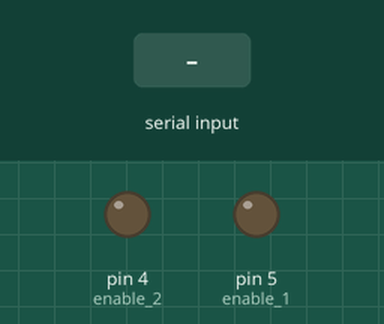
This sketch was run on a simulated Arduino Uno, built with avr-gcc and run on an emulated ATmega328P. Shown: output pins drawn as LEDs (lit = HIGH). The test bench sets the inputs (shaded band). Pins used as bus, display or sensor lines are not drawn; what the sketch prints to the serial monitor is not drawn.

Above: at 1.2 s.
1.3 s: "0" received over Serial
At 2.9 s:
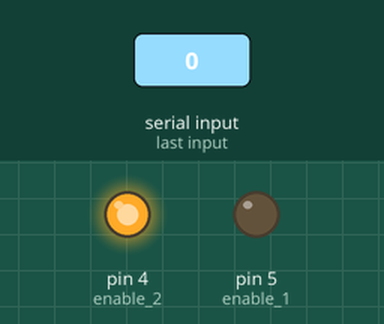
3.8 s: "4" received over Serial
At 6.0 s:
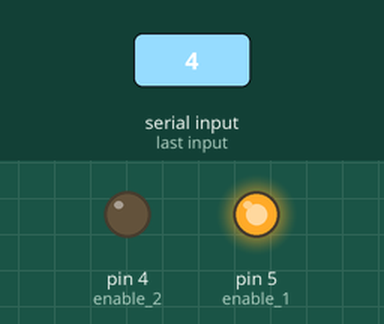
8.7 s: "1" received over Serial
At 10.8 s:
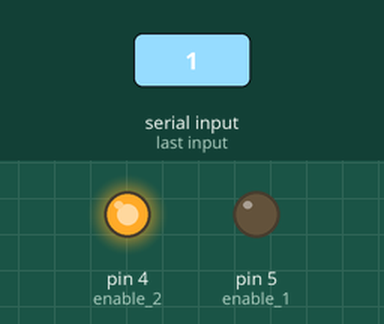
11.1 s: "5" received over Serial
At 12.8 s:
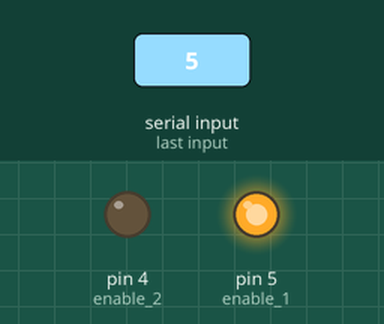
Timing chart, 0 to 14.3 s (numbered marks = the images above; inputs shaded):
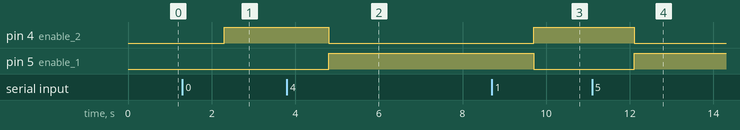

Measured:
- after the input at 1.3 s, pin 4 (enable_2): LOW → HIGH after 1.0 s
- after the input at 3.8 s, pin 4 (enable_2): HIGH → LOW after 1.0 s; pin 5 (enable_1): LOW → HIGH after 1.0 s
- after the input at 8.7 s, pin 4 (enable_2): LOW → HIGH after 1.0 s; pin 5 (enable_1): HIGH → LOW after 1.0 s
- after the input at 11.1 s, pin 4 (enable_2): HIGH → LOW after 1.0 s; pin 5 (enable_1): LOW → HIGH after 1.0 s

The sketch:

uart_continuous.ino
```cpp
// (licence header left out)
// This program is distributed in the hope that it will be useful,
// but WITHOUT ANY WARRANTY; without even the implied warranty of
// MERCHANTABILITY or FITNESS FOR A PARTICULAR PURPOSE.  See the
// GNU General Public License for more details.
//
// You should have received a copy of the GNU General Public License
// along with this program.  If not, see <http://www.gnu.org/licenses/>.
//
//---------------------------------------------------------------------------------------------

#include <SoftwareSerial.h>         //Include the software serial library

SoftwareSerial sSerial(11, 10);     // RX, TX  - Name the software serial library sftSerial (this cannot be omitted)
                                    // assigned to pins 10 and 11 for maximum compatibility
int s0 = 7;                         // Tentacle uses pin 7 for multiplexer control S0
int s1 = 6;                         // Tentacle uses pin 6 for multiplexer control S1
int enable_1 = 5;	            // Tentacle uses pin 5 to control pin E on shield 1
int enable_2 = 4;	            // Tentacle uses pin 4 to control pin E on shield 2

char computerdata[20];              // A 20 byte character array to hold incoming data from a pc/mac/other
char sensordata[30];                // A 30 byte character array to hold incoming data from the sensors
byte computer_bytes_received = 0;   // We need to know how many characters bytes have been received
byte sensor_bytes_received = 0;     // We need to know how many characters bytes have been received

char *channel;                      // Char pointer used in string parsing
char *cmd;                          // Char pointer used in string parsing


void setup() {
  pinMode(s0, OUTPUT);             // set the digital output pins for the serial multiplexer
  pinMode(s1, OUTPUT);
  pinMode(enable_1, OUTPUT);
  pinMode(enable_2, OUTPUT);

  Serial.begin(9600);              // Set the hardware serial port to 9600
  sSerial.begin(9600);             // Set the soft serial port to 9600 (change if all your devices use another baudrate)
  intro();                         // display startup message
}


void serialEvent() {               //This interrupt will trigger when the data coming from the serial monitor(pc/mac/other) is received
  computer_bytes_received = Serial.readBytesUntil(13, computerdata, 20); //We read the data sent from the serial monitor(pc/mac/other) until we see a <CR>. We also count how many characters have been received
  computerdata[computer_bytes_received] = 0;      //We add a 0 to the spot in the array just after the last character we received.. This will stop us from transmitting incorrect data that may have been left in the buffer
}


void loop() {

  if (computer_bytes_received != 0) {             // If computer_bytes_received does not equal zero
    channel = strtok(computerdata, ":");          // Let's parse the string at each colon
    cmd = strtok(NULL, ":");
    open_channel();                               // Call the function "open_channel" to open the correct data path
    if (cmd != 0) {                               // if no command has been sent, send nothing
      sSerial.print(cmd);                         // Send the command from the computer to the Atlas Scientific device using the softserial port
      sSerial.print("\r");                        // <CR> carriage return to terminate message
    }
    computer_bytes_received = 0;                  // Reset the var computer_bytes_received
  }

  if (sSerial.available() > 0) {                 // If data has been transmitted from an Atlas Scientific device
    sensor_bytes_received = sSerial.readBytesUntil(13, sensordata, 30); //we read the data sent from the Atlas Scientific device until we see a <CR>. We also count how many character have been received
    sensordata[sensor_bytes_received] = 0;       // we add a 0 to the spot in the array just after the last character we received. This will stop us from transmitting incorrect data that may have been left in the buffer
    Serial.println(sensordata);                  // let’s transmit the data received from the Atlas Scientific device to the serial monitor
  }
}


// Open a channel via the Tentacle serial multiplexer
void open_channel() {

  switch (*channel) {

    case '0':                                // if channel==0 then we open channel 0
      digitalWrite(enable_1, LOW);           // setting enable_1 to low activates primary channels: 0,1,2,3
      digitalWrite(enable_2, HIGH);          // setting enable_2 to high deactivates secondary channels: 4,5,6,7
      digitalWrite(s0, LOW);                 // S0 and S1 control what channel opens
      digitalWrite(s1, LOW);                 // S0 and S1 control what channel opens
      break;

    case '1':
      digitalWrite(enable_1, LOW);
      digitalWrite(enable_2, HIGH);
      digitalWrite(s0, HIGH);
      digitalWrite(s1, LOW);
      break;

    case '2':
      digitalWrite(enable_1, LOW);
      digitalWrite(enable_2, HIGH);
      digitalWrite(s0, LOW);
      digitalWrite(s1, HIGH);
      break;

    case '3':
      digitalWrite(enable_1, LOW);
      digitalWrite(enable_2, HIGH);
      digitalWrite(s0, HIGH);
      digitalWrite(s1, HIGH);
      break;

    case '4':
      digitalWrite(enable_1, HIGH);
      digitalWrite(enable_2, LOW);
      digitalWrite(s0, LOW);
      digitalWrite(s1, LOW);
      break;

    case '5':
      digitalWrite(enable_1, HIGH);
      digitalWrite(enable_2, LOW);
      digitalWrite(s0, HIGH);
      digitalWrite(s1, LOW);
      break;

    case '6':
      digitalWrite(enable_1, HIGH);
      digitalWrite(enable_2, LOW);
      digitalWrite(s0, LOW);
      digitalWrite(s1, HIGH);
      break;

    case '7':
      digitalWrite(enable_1, HIGH);
      digitalWrite(enable_2, LOW);
      digitalWrite(s0, HIGH);
      digitalWrite(s1, HIGH);
      break;
  }
}


// Print intro
void intro() {
  Serial.flush();
  Serial.println(" ");
  Serial.println("READY_");
}
```
